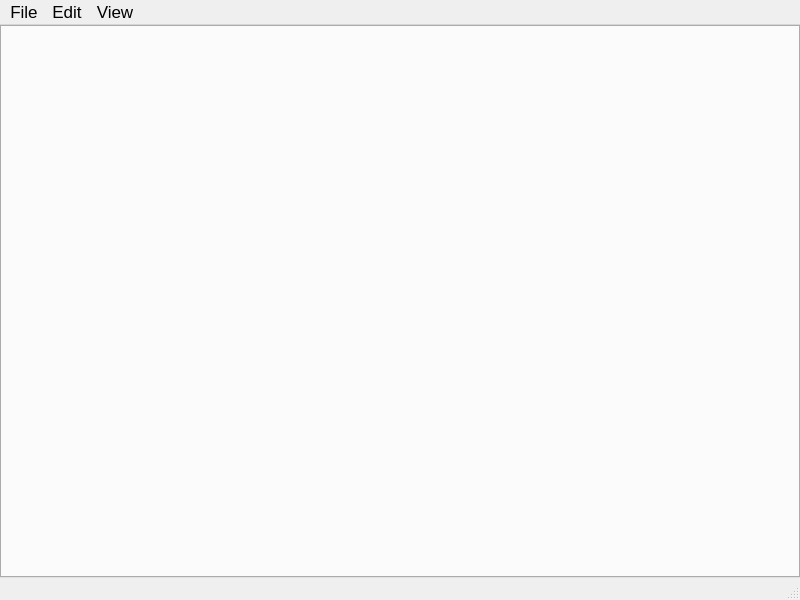
<?xml version="1.0" encoding="UTF-8"?>
<ui version="4.0">
 <class>Notepad</class>
 <widget class="QMainWindow" name="Notepad">
  <property name="geometry">
   <rect>
    <x>0</x>
    <y>0</y>
    <width>800</width>
    <height>600</height>
   </rect>
  </property>
  <property name="windowTitle">
   <string>Notepad</string>
  </property>
  <widget class="QWidget" name="centralwidget">
   <layout class="QGridLayout" name="gridLayout">
    <property name="leftMargin">
     <number>0</number>
    </property>
    <property name="topMargin">
     <number>0</number>
    </property>
    <property name="rightMargin">
     <number>0</number>
    </property>
    <property name="bottomMargin">
     <number>0</number>
    </property>
    <property name="spacing">
     <number>0</number>
    </property>
    <item row="0" column="0">
     <widget class="QTabWidget" name="tabWidget">
      <property name="styleSheet">
       <string notr="true">padding: 0px</string>
      </property>
      <property name="currentIndex">
       <number>-1</number>
      </property>
      <property name="tabsClosable">
       <bool>true</bool>
      </property>
     </widget>
    </item>
   </layout>
  </widget>
  <widget class="QMenuBar" name="menubar">
   <property name="geometry">
    <rect>
     <x>0</x>
     <y>0</y>
     <width>800</width>
     <height>25</height>
    </rect>
   </property>
   <property name="font">
    <font>
     <pointsize>13</pointsize>
     <weight>50</weight>
     <bold>false</bold>
     <underline>false</underline>
     <strikeout>false</strikeout>
     <kerning>true</kerning>
    </font>
   </property>
   <widget class="QMenu" name="menuFile">
    <property name="title">
     <string>File</string>
    </property>
    <addaction name="actionNew"/>
    <addaction name="actionNew_Window"/>
    <addaction name="actionOpen"/>
    <addaction name="actionSave"/>
    <addaction name="actionSave_As"/>
    <addaction name="actionExit"/>
   </widget>
   <widget class="QMenu" name="menuEdit">
    <property name="title">
     <string>Edit</string>
    </property>
   </widget>
   <widget class="QMenu" name="menuView">
    <property name="title">
     <string>View</string>
    </property>
   </widget>
   <addaction name="menuFile"/>
   <addaction name="menuEdit"/>
   <addaction name="menuView"/>
  </widget>
  <widget class="QStatusBar" name="statusBar"/>
  <action name="actionNew">
   <property name="text">
    <string>New File</string>
   </property>
   <property name="shortcut">
    <string>Ctrl+N</string>
   </property>
   <property name="shortcutContext">
    <enum>Qt::ApplicationShortcut</enum>
   </property>
   <property name="menuRole">
    <enum>QAction::ApplicationSpecificRole</enum>
   </property>
   <property name="shortcutVisibleInContextMenu">
    <bool>true</bool>
   </property>
  </action>
  <action name="actionNew_Window">
   <property name="text">
    <string>New Window</string>
   </property>
   <property name="shortcut">
    <string>Ctrl+Shift+N</string>
   </property>
   <property name="shortcutContext">
    <enum>Qt::ApplicationShortcut</enum>
   </property>
  </action>
  <action name="actionOpen">
   <property name="text">
    <string>Open</string>
   </property>
   <property name="shortcut">
    <string>Ctrl+O</string>
   </property>
   <property name="shortcutContext">
    <enum>Qt::ApplicationShortcut</enum>
   </property>
  </action>
  <action name="actionSave">
   <property name="text">
    <string>Save ...</string>
   </property>
   <property name="shortcut">
    <string>Ctrl+S</string>
   </property>
  </action>
  <action name="actionSave_As">
   <property name="text">
    <string>Save As ...</string>
   </property>
   <property name="shortcut">
    <string>Ctrl+Shift+S</string>
   </property>
  </action>
  <action name="actionExit">
   <property name="text">
    <string>Exit</string>
   </property>
  </action>
 </widget>
 <resources/>
 <connections/>
</ui>
